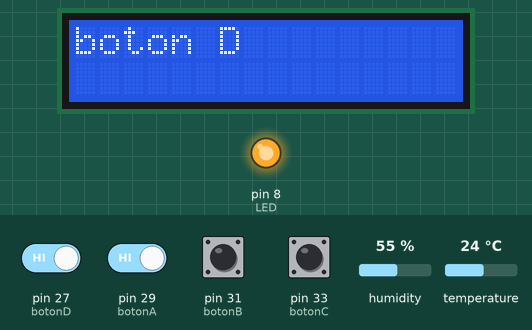
The sketch below on a simulated Arduino Mega 2560, built with avr-gcc and run on an emulated ATmega2560. Parts: 16×2 character LCD, output pins drawn as LEDs (lit = HIGH). The test bench sets the inputs (shaded band); at power-on: pin 27 (botonD), pin 29 (botonA), pin 31 (botonB), pin 33 (botonC) HIGH, temperature 24 °C, humidity 55 %. What the sketch prints to the serial monitor is not drawn.

Above: at 2.8 s.
2.9 s: pin 27 (botonD) driven LOW and pin 29 (botonA) driven LOW
At 7.6 s:
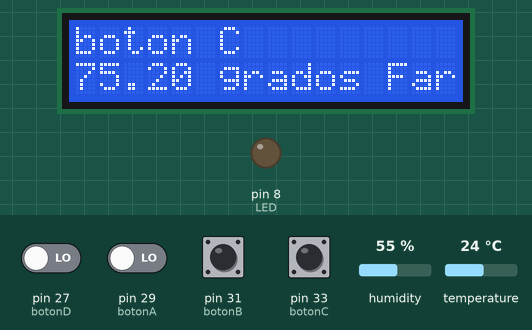
9.4 s: temperature set to 41 °C
At 12.9 s:
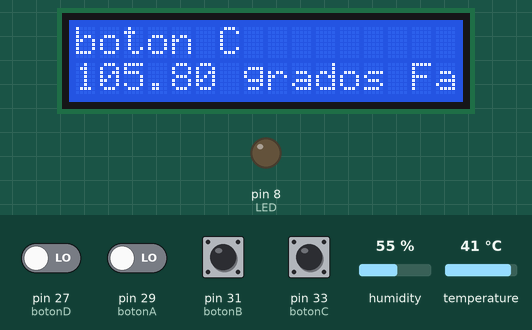
21.0 s: pin 33 (botonC) pulled LOW for 3 s
At 22.5 s:
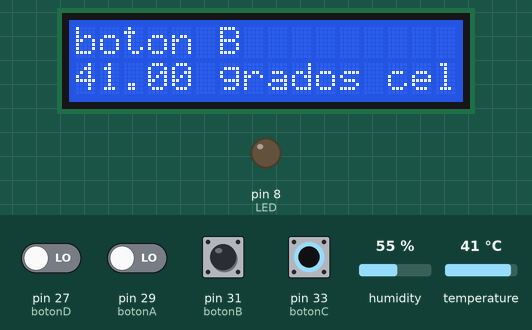
27.5 s: pin 27 (botonD) driven HIGH
At 31.7 s:
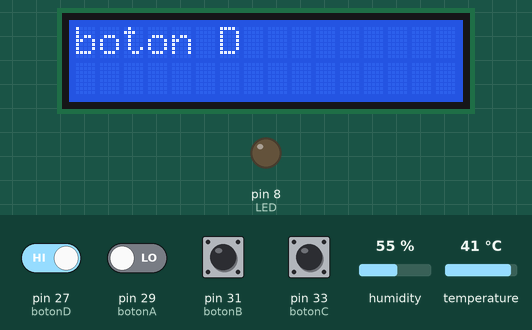
39.1 s: pin 27 (botonD) driven LOW
At 44.5 s:
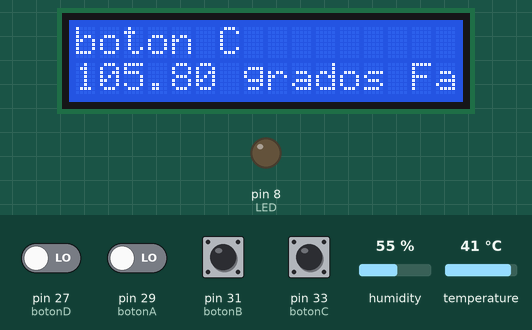
45.6 s: temperature set to 12 °C
At 47.1 s:
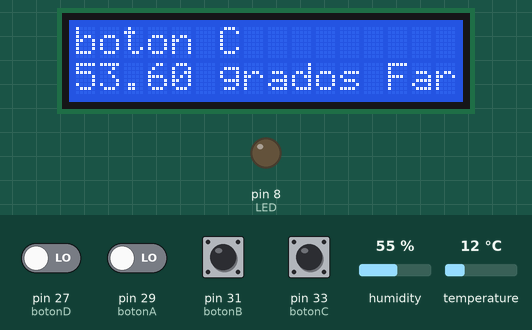
Timing chart, 0 to 48.6 s (numbered marks = the images above; inputs shaded):
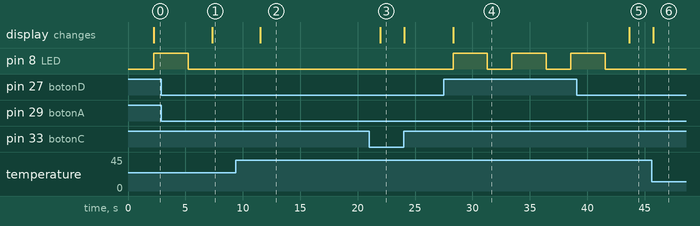

The sketch:

temperatura_humedad.ino
```cpp
/*DHT
  incluir las siguientes librerias
  adafruit unified sensor (es para manejar sensores unificados).  escojer la ultima del listado
  DHT sensor library .  escojer la de adafruit
*/
#include <DHT.h>
#define DHTPIN 2
#define DHTTYPE DHT11
DHT dht(DHTPIN, DHTTYPE);
float humidity, temperature, temp_in_F ;


/* LCD
  incluir la libreria liquidcrystal I2C .   la de Frank de Brabander
*/
#include <Wire.h>                 // libreria necesaria para bus I2C
#include <LiquidCrystal_I2C.h>    // libreria necesaria para display I2C
LiquidCrystal_I2C lcd(0x27, 16, 2); // configuramos el LCD en la direccion de bus I2C que es
//    0x27 y el tamaño columnas x filas 16x2


/*RF
*/
#define botonA 29
#define botonB 31
#define botonC 33
#define botonD 27


/*LED
*/
int LED = 8;


void setup() {
  // put your setup code here, to run once:


  Serial.begin(9600);
  Serial.println("prueba de temperatura y humedad");
  Serial.println();

  //DHT
  dht.begin();

  //LCD
  lcd.init();                     // initialza el lcd
  lcd.backlight();                // enciende la luz de fondo del display
  lcd.setCursor(0, 0);            // apuntamos el cursor a la primera fila y primer caracter
  lcd.print("prueba de");        // imprimimos el texto entre ""
  lcd.setCursor(0, 1);
  lcd.print("temp y humedad");        // imprimimos el texto entre ""

  //RF
  pinMode(botonA, INPUT_PULLUP);
  pinMode(botonB, INPUT_PULLUP);
  pinMode(botonC, INPUT_PULLUP);
  pinMode(botonD, INPUT_PULLUP);


  //LED
  pinMode(LED, OUTPUT);

}

void loop() {
  // put your main code here, to run repeatedly:

  delay(2000);
  humidity = dht.readHumidity();
  temperature = dht.readTemperature();
  temp_in_F = dht.readTemperature(true);


  if (isnan(humidity) || isnan(temperature) || isnan(temp_in_F))
  {
    Serial.println("Error en la medición");
    lcd.setCursor(0, 0);
    lcd.print("Error en la medición");
    return;
  }

    Serial.print("Humedad: ");
    Serial.print(humidity);
    Serial.print("%\t");
    Serial.print("Temperatura: ");
    Serial.print(temperature);
    Serial.print(" *C ");
    Serial.print(temp_in_F);
    Serial.println(" *F\t");

  if (digitalRead(botonA) == HIGH) {
    Serial.println("boton A");
    lcd.clear();
    lcd.setCursor(0, 0);
    lcd.print("boton A     ");
    lcd.setCursor(0, 1);
    Serial.print(humidity);
    lcd.print(String(humidity) + " relativa");
  }
  if (digitalRead(botonB) == HIGH) {
    Serial.println("boton B");
    lcd.clear();
    lcd.setCursor(0, 0);
    lcd.print("boton B     ");
    lcd.setCursor(0, 1);
    Serial.print(String(temperature) + " G c");
    lcd.print(String(temperature) + " grados celsius");
  }
  if (digitalRead(botonC) == HIGH) {
    Serial.println("boton C");
    lcd.clear();
    lcd.setCursor(0, 0);
    lcd.print("boton C     ");
    lcd.setCursor(0, 1);
    Serial.print(String(temp_in_F) + " G Farenheit");
    lcd.print(String(temp_in_F) + " grados Farenheit");
  }
  if (digitalRead(botonD) == HIGH) {
    Serial.println("boton D");
    lcd.clear();
    lcd.setCursor(0, 0);
    lcd.print("boton D     ");
    lcd.setCursor(0, 1);
    lcd.print("                     ");
    digitalWrite(LED, HIGH);
    delay(3000);
    digitalWrite(LED, LOW);

  }
}
```

Measured:
- after the input at 2.9 s, pin 8 (LED): goes on until 5.2 s, then stays LOW; the display: changes after 4.4 s (image 1)
- after the input at 9.4 s, the display: changes after 2.1 s (image 2)
- after the input at 21.0 s, the display: changes after 0.98 s (image 3)
- after the input at 27.5 s, pin 8 (LED): alternates HIGH for 3.0 s and LOW for 2.1 s, starting after 0.81 s; the display: changes after 0.81 s (image 4)
- after the input at 39.1 s, pin 8 (LED): goes on until 41.6 s, then stays LOW; the display: changes after 4.6 s (image 5)
- after the input at 45.6 s, the display: changes after 0.16 s (image 6)
